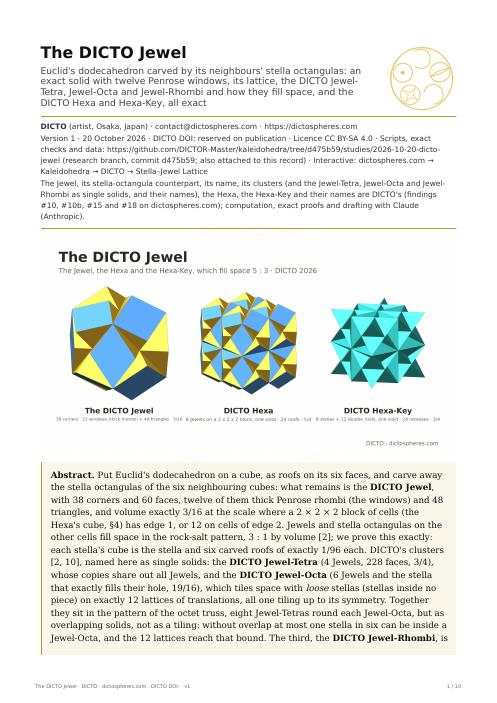
#> input picture papers/2026-10-20-dicto-jewel/pg/p-01.jpg, 497 x 703 px, given in place of piece-0.png, which was not available
$ python pieces_gallery.py ../../2026-10-20-dicto-jewel/pg
#> lines starting #> are read from the running program, lines starting #| are printed output that depends on the picture; pictures that were not available may be replaced by others from this repository, and a replacement may not be noted
# Compose the paper's piece gallery (Figure 4) from the tiles of shoot_pieces.mjs: one piece of each layer, faithful nest (a-f)
# and the tight nest's two new end pieces (g, h). Each tile at its own scale. Writes renders/polar-pieces-gallery.png.
import sys
from PIL import Image, ImageDraw, ImageFont
src = sys.argv[1] if len(sys.argv) > 1 else '/tmp'
tiles = [('0', '(a) D → ID: column, ×12'), ('1', '(b) ID → O: cap, ×12'), ('2', '(c) O → PD: pyramid, ×20'), ('3', '(d) PD → I: wedge, ×60'),
         ('4', '(e) I → RT: pyramid, ×20'), ('5', '(f) RT → D·φ³: roof, ×30'), ('t0', '(g) tight D → ID, ×12'), ('t5', '(h) tight RT → D, ×30')]
T, H = 500, 80
font = ImageFont.truetype('/usr/share/fonts/truetype/dejavu/DejaVuSans.ttf', 32); mark = ImageFont.truetype('/usr/share/fonts/truetype/dejavu/DejaVuSans-Bold.ttf', 26)
img = Image.new('RGB', (4 * T, 2 * (T + H) + 40), (244, 241, 234)); d = ImageDraw.Draw(img)
#> after `img = Image.new('RGB', (4 * T, 2 * (T + H) + 40), (244, 241, 234))`:
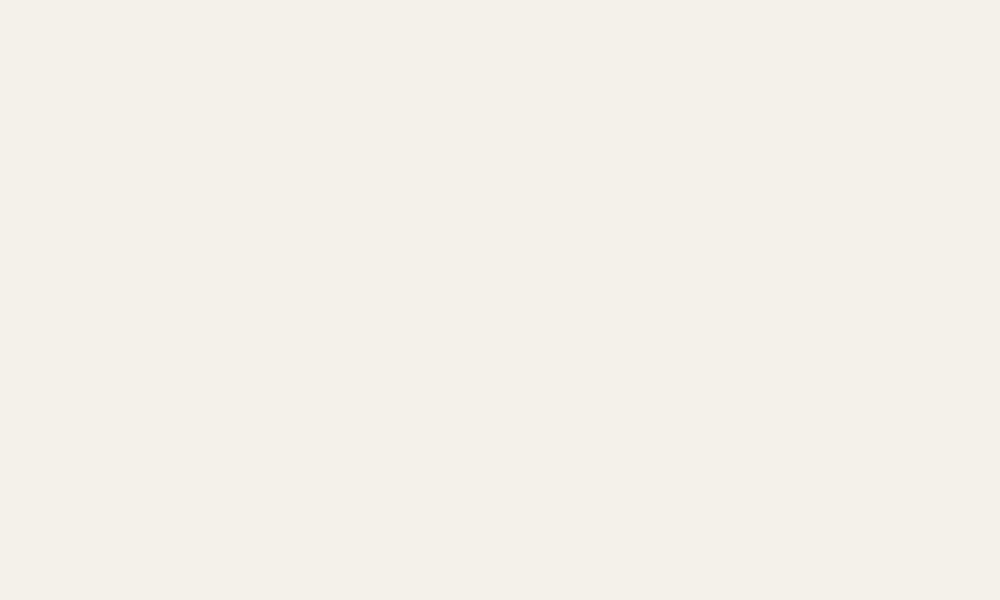
#> img: PIL image 2000x1200 RGB (shown at 1/2 size); mean R, G, B 244, 241, 234
for i, (k, lab) in enumerate(tiles):
    x, y = (i % 4) * T, (i // 4) * (T + H)
    t = Image.open(f'{src}/piece-{k}.png').convert('RGB')   # crop to the piece, then fit it centred in the tile
#> t is the input picture: PIL image 497x703 RGB; mean R, G, B 232.7, 235.9, 231.5
    bg = Image.new('RGB', t.size, t.getpixel((0, 0))); from PIL import ImageChops
#> after `bg = Image.new('RGB', t.size, t.getpixel((0, 0)))`: bg: PIL image 497x703 RGB; every value is 255
    bx = ImageChops.difference(t, bg).convert('L').point(lambda v: 255 if v > 8 else 0).getbbox(); t = t.crop(bx)
#> after `bx = ImageChops.difference(t, bg).convert('L').point(lambda v: 255 if `: bx = (32, 40, 464, 694)
#> after `t = t.crop(bx)`:
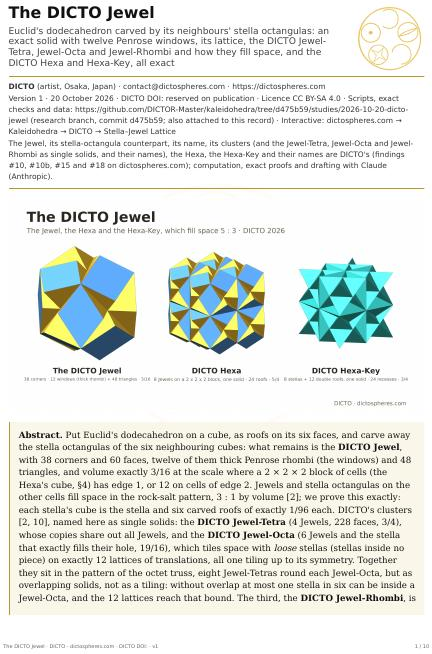
#> t: PIL image 432x654 RGB; mean R, G, B 227.5, 231.3, 225.9
    f = 0.86 * T / max(t.size); t = t.resize((int(t.width * f), int(t.height * f)), Image.LANCZOS)
#> after `f = 0.86 * T / max(t.size)`: f = 0.657
#> after `t = t.resize((int(t.width * f), int(t.height * f)), Image.LANCZOS)`:
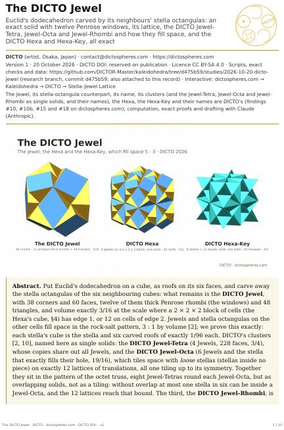
#> t: PIL image 284x430 RGB; mean R, G, B 227.1, 231, 225.6
    img.paste(t, (x + (T - t.width) // 2, y + (T - t.height) // 2))
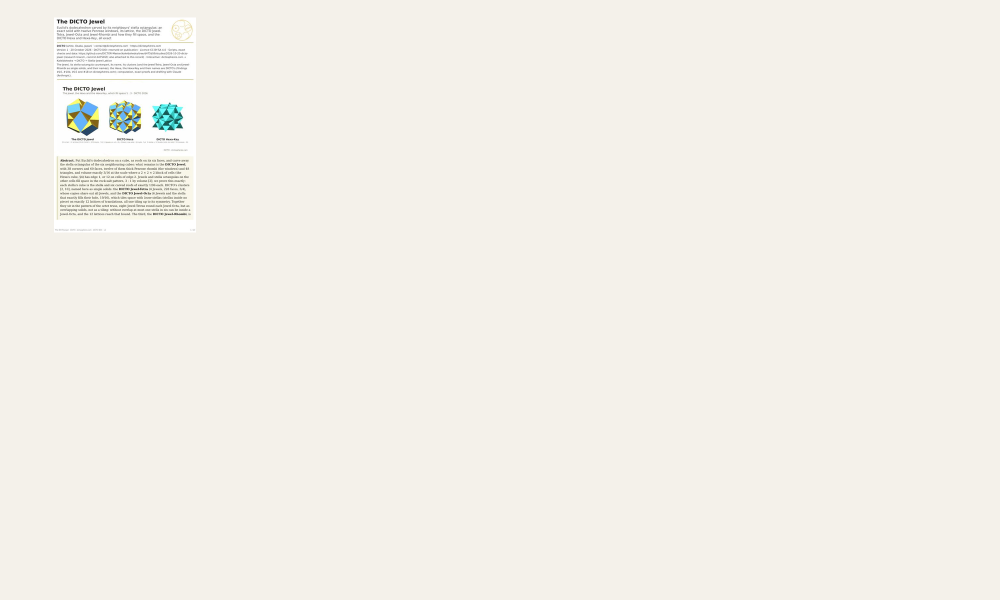
#> img: PIL image 2000x1200 RGB (shown at 1/2 size); mean R, G, B 243.1, 240.5, 233.6
    w = d.textlength(lab, font=font); d.text((x + (T - w) / 2, y + T + 8), lab, fill=(42, 34, 24), font=font)
#> after `w = d.textlength(lab, font=font)`: w = 387.2
#> pass 2 of the loop `for i, (k, lab) in enumerate(tiles):`:
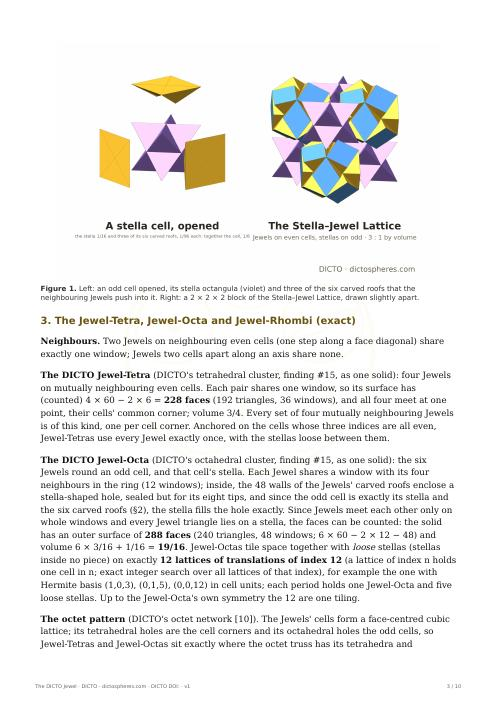
#> input picture papers/2026-10-20-dicto-jewel/pg/p-03.jpg, 497 x 703 px, given in place of piece-1.png, which was not available
#> t is the input picture: PIL image 497x703 RGB; mean R, G, B 237.4, 237.1, 235.8
#> bx = (32, 73, 464, 694)
#> `t = t.resize((int(t.width * f), int(t.height * f)), Image.LANCZOS)`:
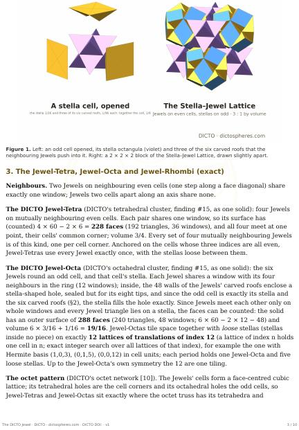
#> t: PIL image 299x430 RGB; mean R, G, B 231.6, 231.2, 229.5
#> `img.paste(t, (x + (T - t.width) // 2, y + (T - t.height) // 2))`:
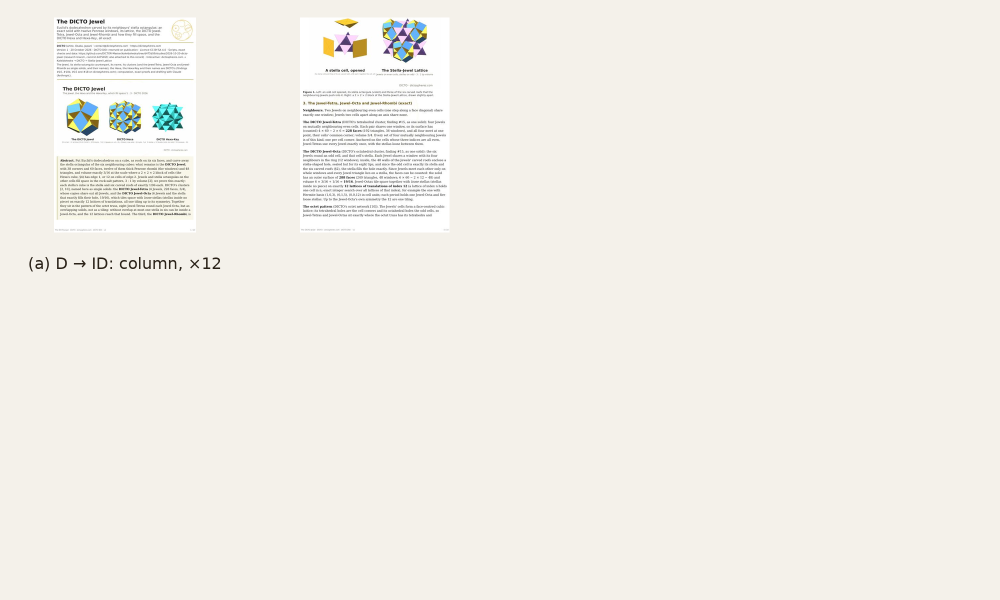
#> img: PIL image 2000x1200 RGB (shown at 1/2 size); mean R, G, B 242.3, 239.8, 233.2
#> w = 327.7
#> (the run stopped early here; a loop or call above may not have finished)
